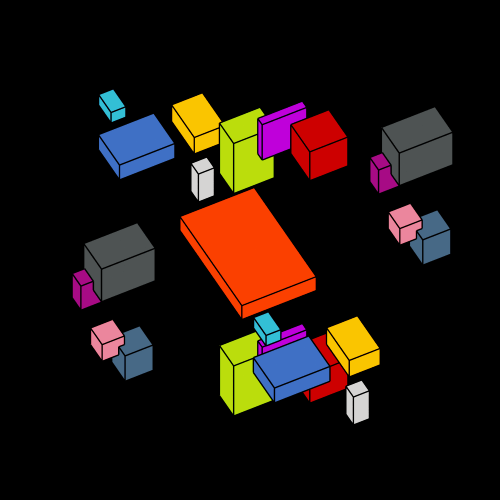
#> input picture input/boxes.gif, 500 x 500 px
$ jupyter execute --allow-errors mini.ipynb
#> lines starting #> are read from the running program, lines starting #| are printed output that depends on the picture; long printed decimals are rounded
### mystery.py
#!/usr/bin/env python

from __future__ import print_function

import numpy as np
import images2gif
from PIL import Image
from random import random as rand
from math import pi, sin, cos
from skimage import io, color


# [57 lines left out: function fuckwith, not called in this run]


def get_frames(im):
    '''converts a PIL gif Image into a list of frame Images'''
    frames = []
    lut = [1] * 256
    lut[im.info["transparency"]] = 0
    try:
        i= 0
        im.seek(i)
        first = im.copy()
        while 1:
            im.seek(i)
            mask = im.point(lut, "1")
            if i == 0:
                palette = im.getpalette()
            else:
                im.putpalette(palette)
            first.paste(im, None, mask)
            frames.append( first )
            i += 1
    except EOFError:
        return frames

# [30 lines that do not run on import are left out]

### mini.ipynb
[cell 1]
from __future__ import print_function

import numpy as np
import images2gif
import Image
from random import random as rand
from math import pi, sin, cos
from skimage import io, color

from mystery import get_frames, fuckwith

[cell 2]
ingif = Image.open('input/boxes.gif')
#> ingif is the input picture: PIL image 500x500 P; mean R, G, B, A 30.6, 19.5, 14.3, 255
print('frame duration: %f'% ingif.info['duration'])
#| frame duration: 30.000
#> after the loop in get_frames, `while 1:`:
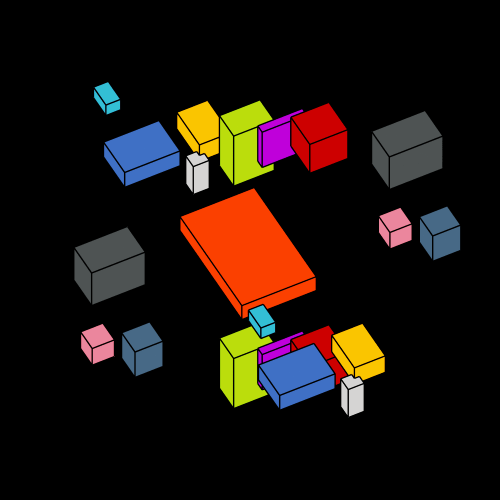
#> im: PIL image 500x500 RGBA; mean R, G, B, A 29.4, 19.4, 13.8, 255
#> after the loop in get_frames, `while 1:`: frames = 1 item; i = 1

#> (the rest of this cell did not finish here and is left out)
